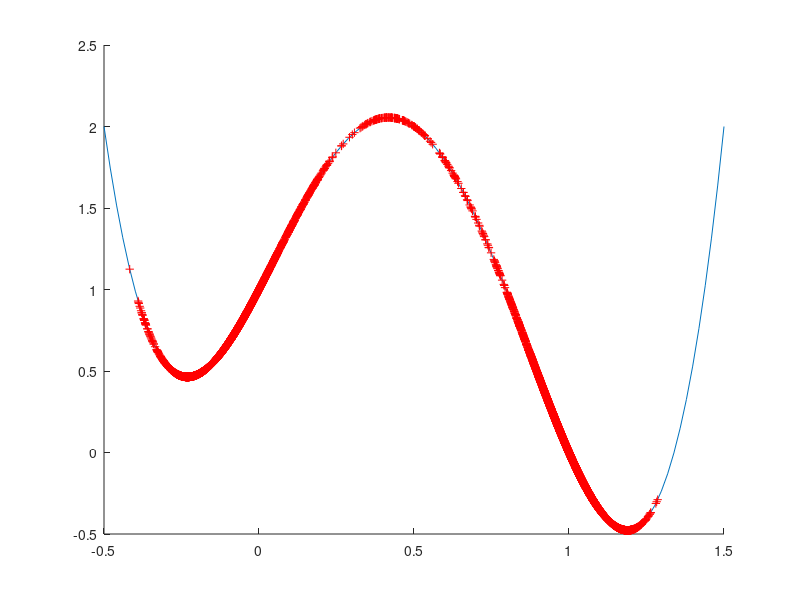
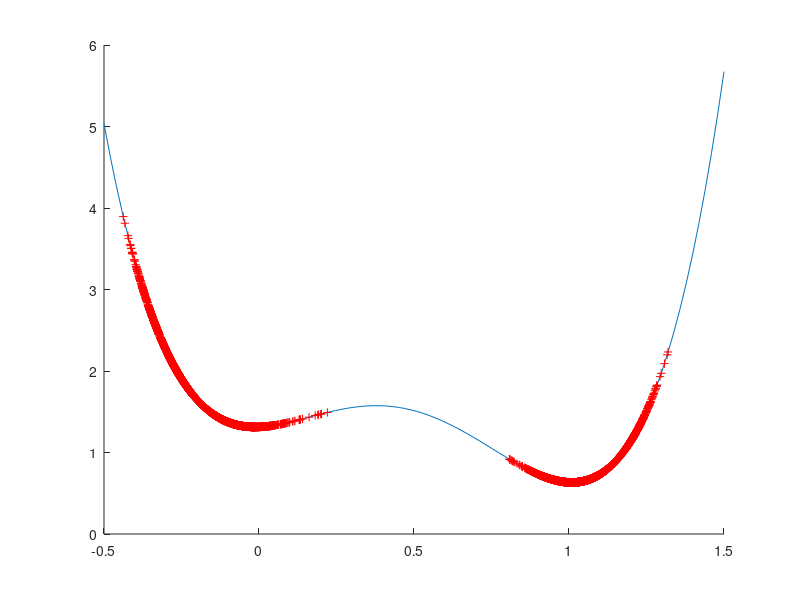
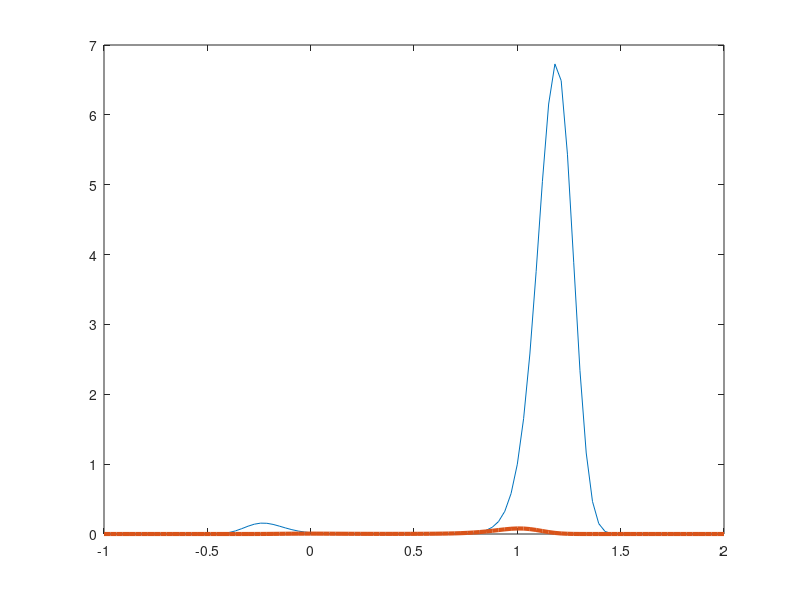
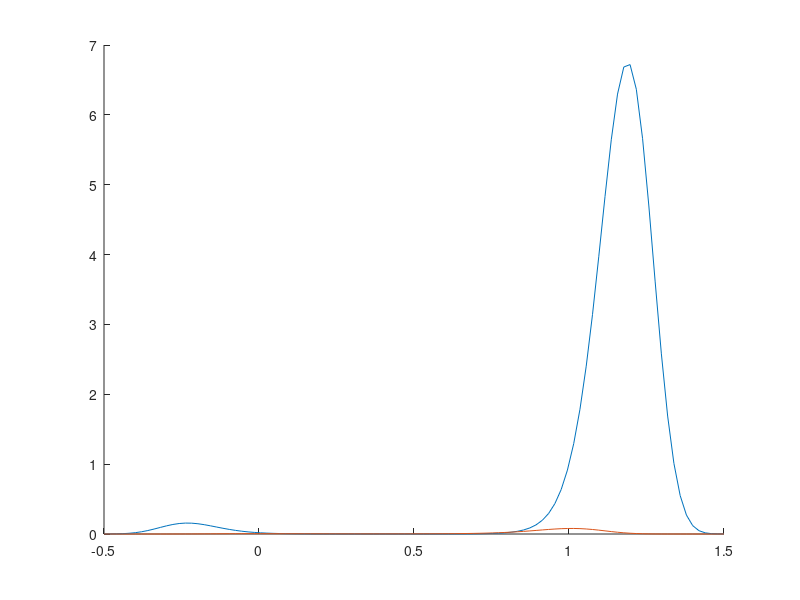

Write MATLAB code to recreate these figures, in order.
%Skipt zur Simulation mit replica exchange with homotopy
clear Xem
close all
% %Range
x=linspace(-0.5,1.5);
%e.g. 
poth =@(y) 8.*y.^4-44/3.*y.^3 + 2.*y.^2 +11/3.*y+1;
dpoth =@(y) 32.*y.^3-44.*y.^2+4.*y.^2+11/3;
pot = poth(x);
dpot= dpoth(x);
%t=0:0.1:1;
%t=0.16:-.02:0.0;
%homopot = homopoth(x);
beta=4;
l= 0.04;
%l=[0,0];






 Xzero=-0.25; dt=1/1000;




S=10000; % Number of Simulations
homopoth =@(y,l) poth(y)+96.*l^2+(4-88.*y+96.*y.^2).*l;
dhomopoth =@(y,l) dpoth(y)+(-88 +192.*y).*l;
Xem1=zeros(1,S);
Xem2=zeros(1,S);

X1=Xzero;
X2=Xzero;
count=zeros(1,S);
swap=0;

for k=1:S
     clear Xem
     
  
    %for j=1:N
    
     X1 = X1 -(dpoth(X1))*dt + sqrt(dt*2/beta)*randn;
     
     X2 = X2 -(dhomopoth(X2,l))*dt + sqrt(dt*2/beta)*randn;
     
     
     if swap == 0
        Xem1(k) = X1;
        Xem2(k) = X2;
     else
        Xem1(k) = X2;
        Xem2(k) = X1;
     end
 
     alpha = min(1,((exp(-beta *poth(X1))*exp(-beta*homopoth(X2,l)))/...
         (exp(-beta *homopoth(X1,l))*exp(-beta*poth(X2))))) ;
     u=rand;
     
     count(k)= (u< alpha);
     
     if (u<alpha)
         Xh=X1;
         X1=X2;
         X2=Xh;
         swap=1;
     else
         swap=0;
     end
         
end

accrate= sum(count);
fprintf('AccRate %2.4f \n',accrate)
 

figure(1)


hold on
plot(x,poth(x));
plot([Xzero,Xem1],poth([Xzero,Xem1]),'r+');
hold off

figure(2)

hold on
plot(x,homopoth(x,l));
plot([Xzero,Xem2],homopoth([Xzero,Xem2],l),'r+');
hold off


xp=linspace(-1,2);
figure(3)
plot(xp,exp(-beta*poth(xp)),xp,exp(-beta*homopoth(xp,l)),'Linewidth',3)

%%
p=[0.0,0.04];

figure(4)
hold on
for i=1:length(p)
    plot(x,(exp(-beta*homopoth(x,p(i)))))
end
hold off
 
 
 
 